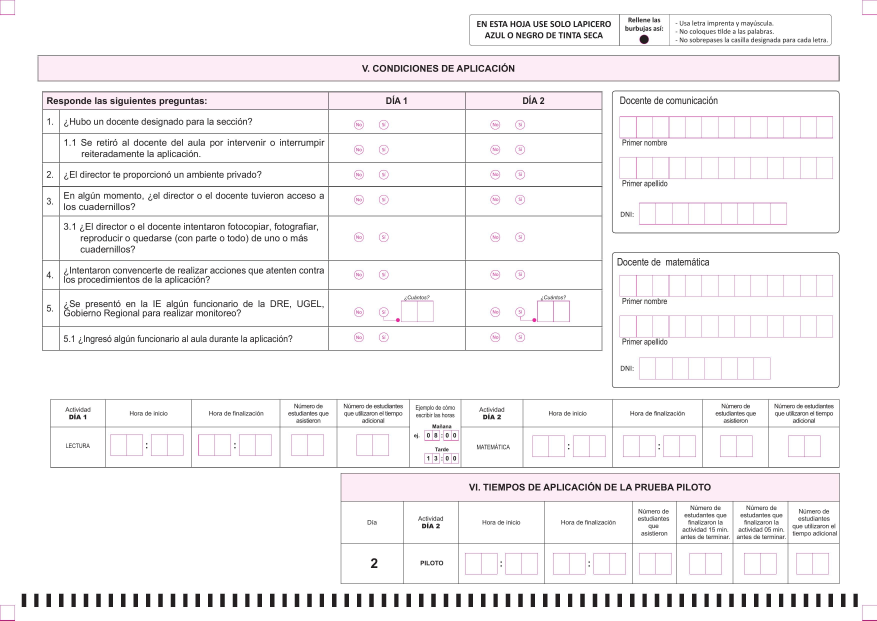
#> input picture src/tests/original_image/4.jpg, 3508 x 2481 px, found by its file name (shown at 1/4 size)
$ python test.py
#> lines starting #> are read from the running program, lines starting #| are printed output that depends on the picture; after the words box and inside, x2 and y2 are one past the last pixel; in counts of white or black regions, pixels touching at a corner belong together
#> in test_alignment, original is the input picture: shape (2481, 3508, 3); mean B, G, R 243.7, 242.5, 244.5
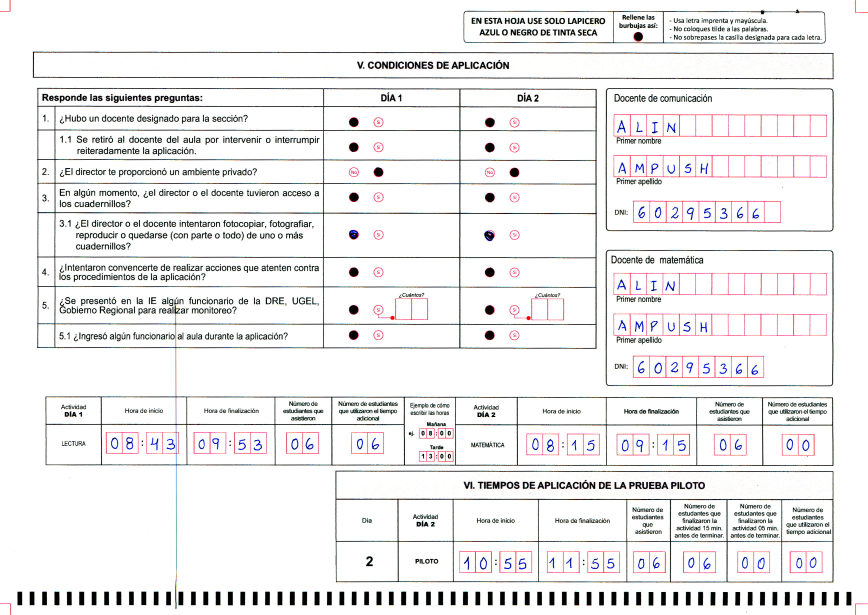
#> input picture src/tests/scanned_image/4_foar_721_2.jpg, 3472 x 2460 px, found by its file name (shown at 1/4 size)
#> in test_alignment, scanned is the input picture: shape (2460, 3472, 3); mean B, G, R 237.8, 237.2, 238.5
### src/tests/align_omr_test.py
# fast_omr_aligner.py
# Autor: ChatGPT · mayo 2025
#
# ▸ Alinea OMR con dos marcos (pareja completa) y
#   └─ si falla, intenta con un único rectángulo
#      probando las 4 rotaciones posibles para evitar distorsión.

import cv2
import numpy as np
import time
import json
import logging
from pathlib import Path
from typing import Tuple, List, Optional


class FastOMRAligner:
    # ---------- 1 · Inicialización ----------
    def __init__(
        self,
        confidence_threshold: float = 0.95,
        debug_mode: bool = False,
        debug_dir: str = "fast_debug",
        dpi: int = 300,
        min_area: int = 1000,
        area_tol: float = 0.15,   # ±15 % de diferencia de área
        pos_tol:  float = 20.0    # error medio de vértice (px)
    ):
        self.confidence_threshold = confidence_threshold
        self.debug_mode = debug_mode
        self.debug_dir = Path(debug_dir)
        self.dpi = dpi
        self.min_area = min_area
        self.area_tol = area_tol
        self.pos_tol = pos_tol
        self.current_id: Optional[str] = None
        if self.debug_mode:
            self._setup_logger()

    # ---------- 2 · Herramientas de debug ----------
    def _setup_logger(self):
        (self.debug_dir / "logs").mkdir(parents=True, exist_ok=True)
        logging.basicConfig(
            level=logging.DEBUG,
            format="%(asctime)s - %(levelname)s - %(message)s",
            handlers=[
                logging.FileHandler(self.debug_dir / "logs" / "fast_aligner.log"),
                logging.StreamHandler()
            ]
        )
        self.logger = logging.getLogger(__name__)

    def _save_img(self, img: np.ndarray, name: str):
        if not self.debug_mode or self.current_id is None:
            return
        p = self.debug_dir / "images" / self.current_id
        p.mkdir(parents=True, exist_ok=True)
        cv2.imwrite(str(p / f"{name}.png"), img)

    def _save_json(self, data: dict, name: str):
        if not self.debug_mode or self.current_id is None:
            return
        p = self.debug_dir / "data" / self.current_id
        p.mkdir(parents=True, exist_ok=True)
        with open(p / f"{name}.json", "w", encoding="utf8") as f:
            json.dump(data, f, indent=2, default=str)

    # ---------- 3 · Ordenar vértices ----------
    @staticmethod
    def _order_box(box: np.ndarray) -> np.ndarray:
        pts = box.astype("float32")
        s = pts.sum(axis=1)          # x + y
        diff = np.diff(pts, axis=1)  # y – x
        tl = pts[np.argmin(s)]
        br = pts[np.argmax(s)]
        tr = pts[np.argmin(diff)]
        bl = pts[np.argmax(diff)]
        return np.array([tl, tr, br, bl], dtype=np.float32)

    # ---------- 4 · Detectar rectángulos grandes ----------
    def _rect_candidates(self, img: np.ndarray, tag: str) -> List[Tuple[float, np.ndarray]]:
#> called with tag = 'orig'
        gray = cv2.cvtColor(img, cv2.COLOR_BGR2GRAY) if img.ndim == 3 else img.copy()
        self._save_img(gray, f"01_gray_{tag}")

        blur = cv2.GaussianBlur(gray, (5, 5), 0)
        self._save_img(blur, f"02_blur_{tag}")

        th = cv2.adaptiveThreshold(
            blur, 255,
            cv2.ADAPTIVE_THRESH_GAUSSIAN_C,
            cv2.THRESH_BINARY_INV, 21, 10)
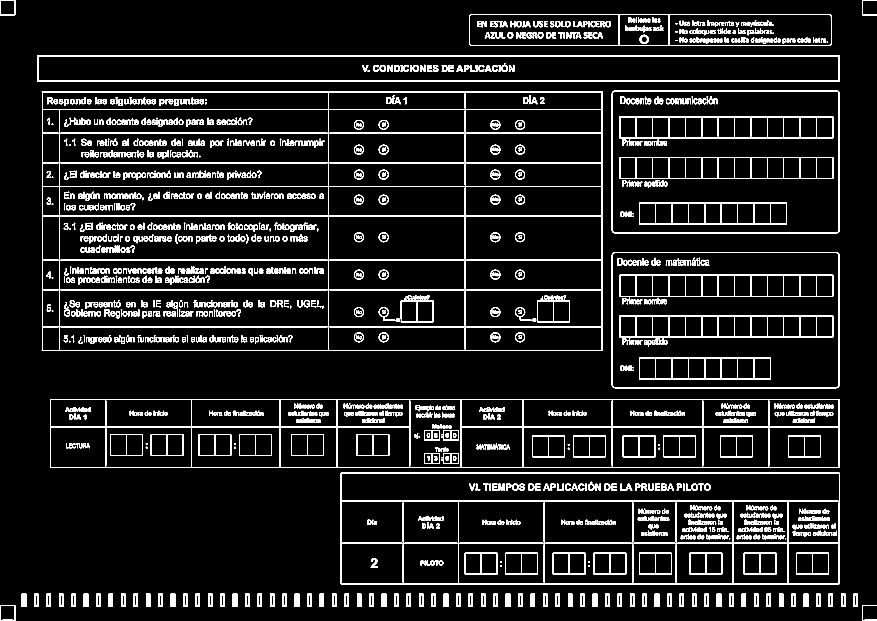
#> th: shape (2481, 3508) (shown at 1/4 size); 7.3% white; 1851 white regions (89 under 20 px), largest, box (x1, y1, x2, y2) and area: (167, 365, 2411, 1404) 104432, (200, 1596, 3359, 1872) 46221, (1362, 1891, 3360, 2337) 44070
        self._save_img(th, f"03_thresh_{tag}")

        dil = cv2.dilate(th, np.ones((2, 2), np.uint8), 1)
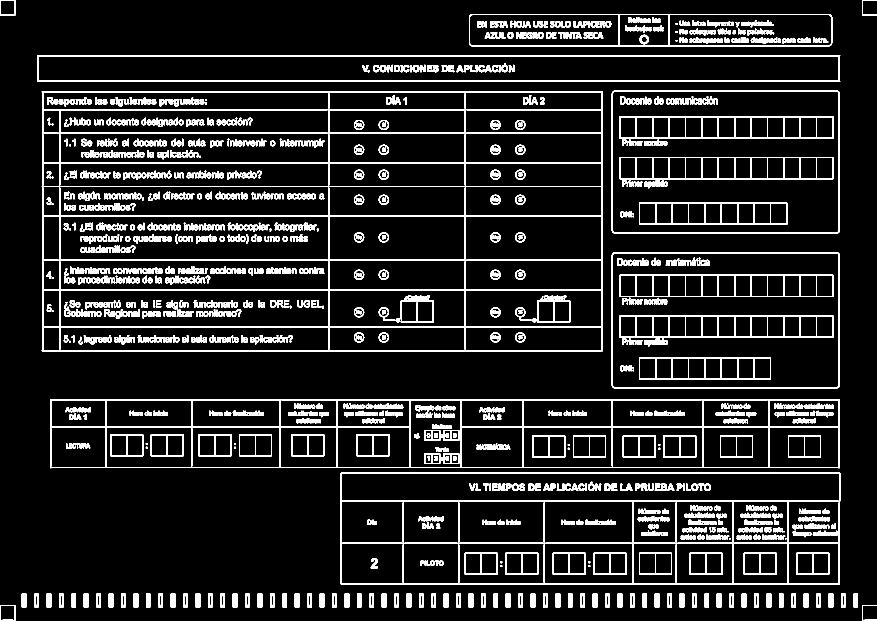
#> dil: shape (2481, 3508) (shown at 1/4 size); 9.5% white; 1637 white regions (12 under 20 px)
        self._save_img(dil, f"04_dilate_{tag}")

        contours, _ = cv2.findContours(dil, cv2.RETR_EXTERNAL, cv2.CHAIN_APPROX_SIMPLE)
#> contours = 79 contours; largest, box (x1, y1, x2, y2) and area: (167, 365, 2412, 1405) 2327220, (1362, 1891, 3361, 2338) 890770, (200, 1596, 3360, 1873) 868730, (2447, 362, 3360, 935) 521488, (2447, 1008, 3360, 1554) 496857
        dbg = cv2.cvtColor(blur, cv2.COLOR_GRAY2BGR)

        cands: List[Tuple[float, np.ndarray]] = []
        for cnt in contours:
            rect = cv2.minAreaRect(cnt)
            w, h = rect[1]
            area = w * h
            if area > self.min_area:
                box = cv2.boxPoints(rect).astype(int)
                cands.append((area, box))
                cv2.drawContours(dbg, [box], -1, (0, 255, 0), 2)
#> this loop made 79 passes
#> (w, h, area, box) on pass 74: (1039, 2244, 2331516, [[2411, 1404], [167, 1404], [167, 365], [2411, 365]])
#> (cnt, rect, w, h, area) on passes 3 to 8: ([[3414, 2375], [3414, 2428], [3431, 2428], [3431, 2375]], ((3422.5, 2401.5), (53, 17), -90), 53, 17, 901), ([[3364, 2375], [3364, 2428], [3382, 2428], [3382, 2375]], ((3373, 2401.5), (53, 18), -90), 53, 18, 954), ([[3314, 2375], [3314, 2428], [3332, 2428], [3332, 2375]], ((3323, 2401.5), (53, 18), -90), 53, 18, 954), ([[3265, 2375], [3265, 2428], [3282, 2428], [3282, 2375]], ((3273.5, 2401.5), (53, 17), -90), 53, 17, 901), ([[3215, 2375], [3215, 2428], [3233, 2428], [3233, 2375]], ((3224, 2401.5), (53, 18), -90), 53, 18, 954), ([[3165, 2375], [3165, 2428], [3183, 2428], [3183, 2375]], ((3174, 2401.5), (53, 18), -90), 53, 18, 954)
#> after the loop, cands = [(2331516, [[2411, 1404], [167, 1404], [167, 365], [2411, 365]])]

        self._save_img(dbg, f"05_contours_{tag}")
        self._save_json([{"area": a, "box": b.tolist()} for a, b in cands], f"rect_candidates_{tag}")
        return cands

    # ---------- 5 · Emparejar vértices ----------
    # [22 lines left out: function _match_corners, not called in this run]

    # ---------- 6 · Verificar homografía ----------
    @staticmethod
    def _verify_H(H, shp):
        det = abs(np.linalg.det(H))
        if not (0.7 < det < 1.3):
            return False
        h, w = shp
        pts = np.float32([[0, 0, 1], [w, 0, 1], [w, h, 1], [0, h, 1]]).T
        t = H @ pts
        t /= t[2]
        return (t[0].min() > -0.1*w and t[0].max() < 1.1*w and
                t[1].min() > -0.1*h and t[1].max() < 1.1*h)

    # [9 lines left out: function _rot_avg_dist, not called in this run]

    # ---------- 3 bis · Fallback: un solo rectángulo ----------
    def _try_single_rects(
        self,
        original: np.ndarray,
        scanned: np.ndarray,
        rects_orig, rects_scan,
        background_color=(255, 255, 255)
    ) -> Optional[np.ndarray]:
        """Intenta alinear usando un marco de cada imagen probando las 4 rotaciones."""
        K = 3  # cuántos rectángulos (más grandes) probar de cada lista
        best_aligned, best_score = None, 1e9

        # [5 lines left out: function _distortion_score, not called in this run]

        for _, boxO in rects_orig[:K]:
            dst = self._order_box(boxO)
            for _, boxS in rects_scan[:K]:
                src0 = self._order_box(boxS)

                for rot in range(4):
                    src = np.roll(src0, -rot, axis=0)
                    H = cv2.getPerspectiveTransform(src, dst)
                    if H is None or not self._verify_H(H, original.shape[:2]):
                        continue

                    score = _distortion_score(H)
                    if score < best_score:
                        best_score = score
                        best_aligned = cv2.warpPerspective(
                            scanned, H,
                            (original.shape[1], original.shape[0]),
                            flags=cv2.INTER_LINEAR,
                            borderMode=cv2.BORDER_CONSTANT,
                            borderValue=background_color
                        )
                        if self.debug_mode:
                            self.logger.debug(f"Fallback candidato rot={rot*90}°, score={score:.3f}")

        if best_aligned is not None and self.debug_mode:
            self.logger.info("Alineación exitosa con fallback (1 marco).")
            self._save_img(best_aligned, "06_aligned_fallback")

        return best_aligned

    # ---------- 7 · Alineamiento principal ----------
    def align(
        self,
        original: np.ndarray,
        scanned: np.ndarray,
        background_color=(255, 255, 255),
        debug_id: Optional[str] = None
    ) -> Optional[np.ndarray]:

        self.current_id = debug_id or f"fast_{int(time.time())}"
        if self.debug_mode:
            self.logger.info(f"=== ALIGN {self.current_id} ===")

        # 1. Detectar rectángulos
        c_orig = sorted(self._rect_candidates(original, "orig"), key=lambda x: -x[0])
#> c_orig has the same summary as cands in _rect_candidates
        c_scan = sorted(self._rect_candidates(scanned, "scan"), key=lambda x: -x[0])
#> call 2 of _rect_candidates, with tag = 'scan'
#> in _rect_candidates (call 2), `gray = cv2.cvtColor(img, cv2.COLOR_BGR2GRAY) if img.ndim == 3 else img..`:
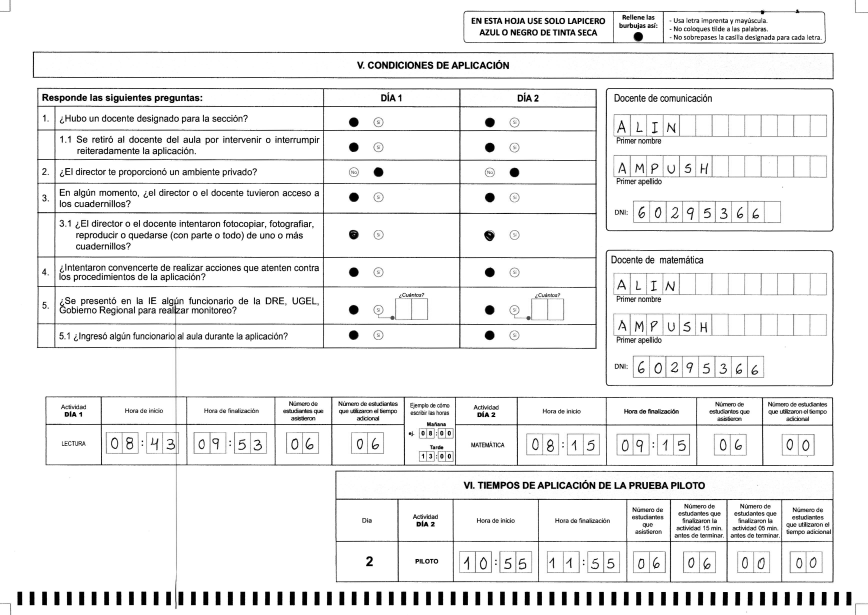
#> gray: shape (2460, 3472) (shown at 1/4 size); min 0, max 255, mean 237.7
#> in _rect_candidates (call 2), `th = cv2.adaptiveThreshold( blur, 255, cv2.ADAPTIVE_THRESH_GAUSSIAN_C,..`:
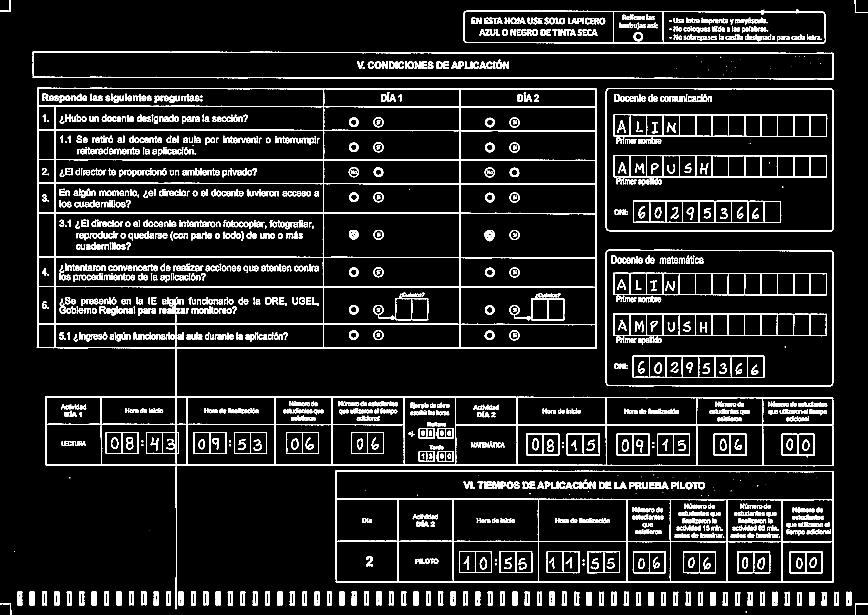
#> th: shape (2460, 3472) (shown at 1/4 size); 8.5% white; 1779 white regions (139 under 20 px), largest, box (x1, y1, x2, y2) and area: (147, 351, 3334, 2437) 167619, (1341, 1882, 3335, 2330) 44904, (130, 206, 3335, 317) 27074
#> in _rect_candidates (call 2), `dil = cv2.dilate(th, np.ones((2, 2), np.uint8), 1)`:
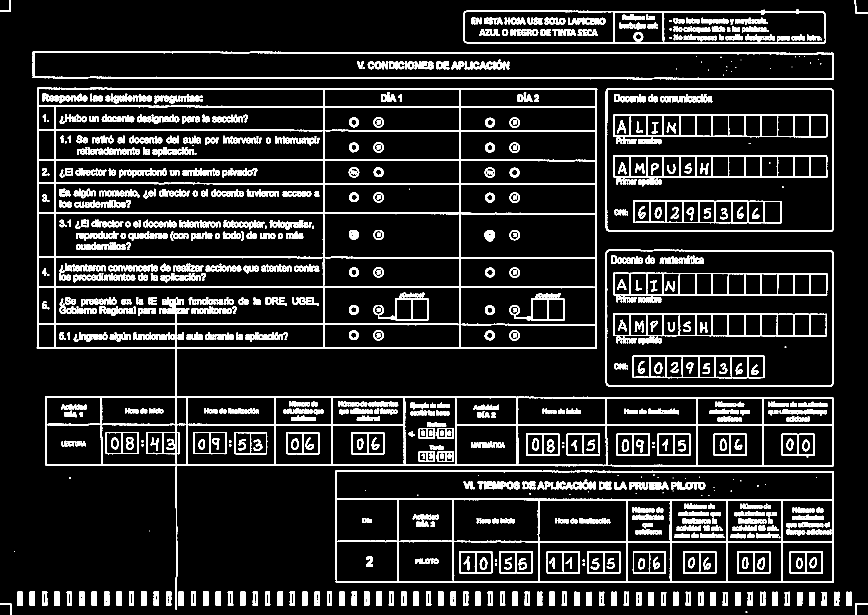
#> dil: shape (2460, 3472) (shown at 1/4 size); 10.8% white; 1591 white regions (64 under 20 px)
#> in _rect_candidates (call 2), `contours, _ = cv2.findContours(dil, cv2.RETR_EXTERNAL, cv2.CHAIN_APPRO..`: contours = 83 contours, 5 with area under 20; largest, box (x1, y1, x2, y2) and area: (147, 351, 3335, 2438) 3199020, (1341, 1882, 3336, 2331) 888577, (2422, 352, 3336, 928) 521970, (2422, 999, 3336, 1547) 496178, (130, 206, 3336, 318) 336612
#> the loop in _rect_candidates (call 2), `for cnt in contours:` made 83 passes
#> (w, h, area, box) on pass 78: (2086, 3187, 6648082, [[3334, 2437], [147, 2437], [147, 351], [3334, 351]])
#> (rect, w, h, area) on passes 1 to 6: (((2985.5, 2448), (4, 5), -90), 4, 5, 20), (((3445.5, 2436.5), (45, 51), -90), 45, 51, 2295), (((22.5, 2436), (46, 45), -90), 46, 45, 2070), (((3296.5, 2395), (54, 19), -90), 54, 19, 1026), (((3248, 2395), (54.35, 19.08), -88.85), 54.35, 19.08, 1036.8), (((3198, 2395), (54, 20), -90), 54, 20, 1080)
#> after the loop in _rect_candidates (call 2), `for cnt in contours:`: cands = [(6648082, [[3334, 2437], [147, 2437], [147, 351], [3334, 351]])]
#> c_scan has the same summary as cands in _rect_candidates
        if not c_orig or not c_scan:
            if self.debug_mode:
                self.logger.error("Sin marcos detectados.")
            return None

        # 2. Emparejar por área + posición
        used_scan, valid_pairs, dbg_pairs = set(), [], []
        for areaO, boxO in c_orig:
            best_j, best_err, best_boxS = None, 1e9, None
            for j, (areaS, boxS) in enumerate(c_scan):
                if j in used_scan:
                    continue
                err = abs(areaO - areaS) / max(areaO, areaS)
                if err < best_err:
                    best_err, best_j, best_boxS = err, j, boxS
            if best_boxS is None or best_err > self.area_tol:
                continue

            pos_err = self._rot_avg_dist(boxO, best_boxS)
            dbg_pairs.append({"area_diff": best_err, "pos_err": pos_err})

            if pos_err <= self.pos_tol:
                valid_pairs.append((boxO, best_boxS))
                used_scan.add(best_j)
#> this loop made 1 pass
#> (areaO, boxO) on pass 1: (2331516, [[2411, 1404], [167, 1404], [167, 365], [2411, 365]])
#> after the loop, dbg_pairs = []; used_scan = 0 items; valid_pairs = []

        self._save_json({"pairs_debug": dbg_pairs}, "pairs_eval")

        # 3. Si no hubo pares válidos → fallback
        if not valid_pairs:
            if self.debug_mode:
                self.logger.warning("Sin pares válidos: probando fallback.")
            return self._try_single_rects(original, scanned, c_orig, c_scan, background_color)
#> the loop in _try_single_rects, `for _, boxO in rects_orig[:K]:` made 1 pass
#> (boxO, dst) on pass 1: ([[2411, 1404], [167, 1404], [167, 365], [2411, 365]], [[167, 365], [2411, 365], [2411, 1404], [167, 1404]])
#> after the loop in _try_single_rects, `for _, boxO in rects_orig[:K]:`: best_score = 1e+09

        # 4. Reunir vértices de los pares válidos
        cornersO, cornersS = [], []
        for boxO, boxS in valid_pairs:
            cornersO.extend([(float(x), float(y)) for x, y in boxO])
            cornersS.extend([(float(x), float(y)) for x, y in boxS])

        matches = self._match_corners(cornersO, cornersS)
        if matches is None:
            if self.debug_mode:
                self.logger.error("No matches: usando fallback.")
            return self._try_single_rects(original, scanned, c_orig, c_scan, background_color)

        src = np.float32([cornersO[i] for i, _ in matches])
        dst = np.float32([cornersS[j] for _, j in matches])

        H, _ = cv2.findHomography(dst, src, cv2.RANSAC, 5.0, maxIters=500)
        if H is None or not self._verify_H(H, original.shape[:2]):
            if self.debug_mode:
                self.logger.error("Homografía inválida: usando fallback.")
            return self._try_single_rects(original, scanned, c_orig, c_scan, background_color)

        aligned = cv2.warpPerspective(
            scanned, H,
            (original.shape[1], original.shape[0]),
            flags=cv2.INTER_LINEAR,
            borderMode=cv2.BORDER_CONSTANT,
            borderValue=background_color
        )

        if self.debug_mode:
            self._save_img(aligned, "06_aligned")
            self._save_json({
                "pairs_used": len(valid_pairs),
                "num_matches": len(matches)
            }, "summary")

        return aligned

### src/tests/test.py
import cv2
from align_omr_test import FastOMRAligner     # ← donde hayas guardado la clase

def test_alignment(
    original_path: str,
    scanned_path: str,
    out_dir: str      = "resultados",
    debug_id: str     = "prueba_001",
    min_area: int     = 900000
):
    # 1. cargar imágenes
    original = cv2.imread(original_path)
    scanned  = cv2.imread(scanned_path)

    if original is None or scanned is None:
        print("❌  No se pudo leer alguna de las imágenes.")
        return

    # 2. crear alineador
    aligner = FastOMRAligner(
        debug_mode=True,
        debug_dir=out_dir,
        min_area=min_area
    )

    # 3. ejecutar
    aligned = aligner.align(
        original=original,
        scanned=scanned,
        debug_id=debug_id
    )

    if aligned is not None:
        cv2.imwrite(f"{out_dir}/aligned_{debug_id}.png", aligned)
        print("✅  Alineación exitosa. Resultado guardado.")
    else:
        print("❌  Falló la alineación. Revisa la carpeta de debug.")

# --------------------------------------------------------------------
if __name__ == "__main__":
    test_alignment(
        original_path="src/tests/original_image/4.jpg",
        scanned_path ="src/tests/scanned_image/4_foar_721_2.jpg",
        out_dir      ="src/tests/resultados",
        debug_id     ="src/tests/demo_fast",
        min_area     =900000
    )
